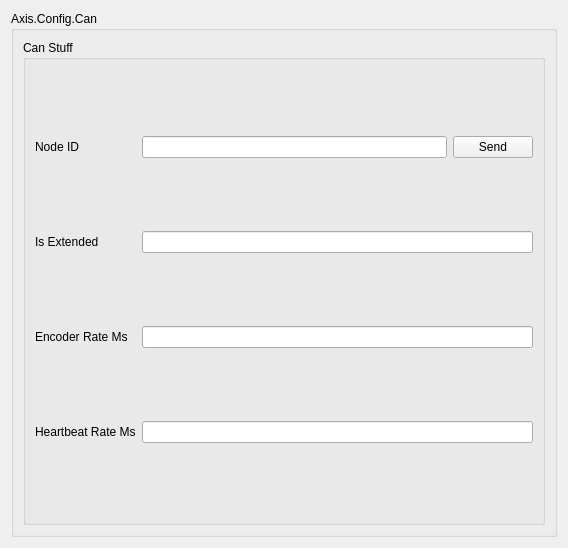
            <widget class="QWidget" name="canConfigScrollAreaWidget">
             <property name="geometry">
              <rect>
               <x>0</x>
               <y>0</y>
               <width>568</width>
               <height>548</height>
              </rect>
             </property>
             <layout class="QGridLayout" name="gridLayout_27">
              <item row="0" column="0">
               <widget class="QGroupBox" name="canConfigBox">
                <property name="title">
                 <string>Axis.Config.Can</string>
                </property>
                <layout class="QGridLayout" name="gridLayout_22">
                 <item row="0" column="0">
                  <widget class="QGroupBox" name="canStuffBox">
                   <property name="title">
                    <string>Can Stuff</string>
                   </property>
                   <layout class="QGridLayout" name="gridLayout_19">
                    <item row="3" column="0">
                     <widget class="QLabel" name="heartbeatRateMs_label">
                      <property name="text">
                       <string>Heartbeat Rate Ms</string>
                      </property>
                     </widget>
                    </item>
                    <item row="2" column="0">
                     <widget class="QLabel" name="encoderRateMs_label">
                      <property name="text">
                       <string>Encoder Rate Ms</string>
                      </property>
                     </widget>
                    </item>
                    <item row="1" column="0">
                     <widget class="QLabel" name="isExtended_label">
                      <property name="text">
                       <string>Is Extended</string>
                      </property>
                     </widget>
                    </item>
                    <item row="0" column="0">
                     <widget class="QLabel" name="nodeID_label">
                      <property name="text">
                       <string>Node ID</string>
                      </property>
                     </widget>
                    </item>
                    <item row="0" column="1">
                     <widget class="QLineEdit" name="nodeIDText"/>
                    </item>
                    <item row="0" column="2">
                     <widget class="QPushButton" name="nodeIDSend">
                      <property name="text">
                       <string>Send</string>
                      </property>
                     </widget>
                    </item>
                    <item row="1" column="1" colspan="2">
                     <widget class="QLineEdit" name="isExtendedText">
                      <property name="readOnly">
                       <bool>true</bool>
                      </property>
                     </widget>
                    </item>
                    <item row="2" column="1" colspan="2">
                     <widget class="QLineEdit" name="encoderRateMsText">
                      <property name="readOnly">
                       <bool>true</bool>
                      </property>
                     </widget>
                    </item>
                    <item row="3" column="1" colspan="2">
                     <widget class="QLineEdit" name="heartbeatRateMsText">
                      <property name="readOnly">
                       <bool>true</bool>
                      </property>
                     </widget>
                    </item>
                   </layout>
                  </widget>
                 </item>
                </layout>
               </widget>
              </item>
             </layout>
            </widget>
